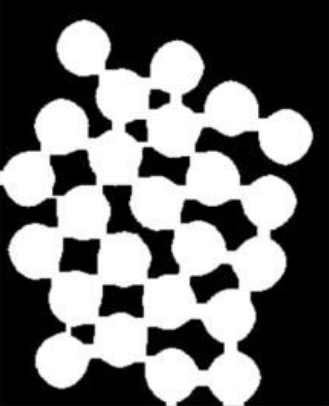
#> input picture images/parts.png, 329 x 406 px
$ python labeler.py
#> lines starting #> are read from the running program, lines starting #| are printed output that depends on the picture; after the words box and inside, x2 and y2 are one past the last pixel; in counts of white or black regions, pixels touching at a corner belong together
import cv2
import numpy as np
import matplotlib.pyplot as plt

class ConnectedComponentLabeler:
    def __init__(self, image):
        self.image = image
        self.image_copy = self.image.copy()
        self.img_width = self.image.shape[0]
        self.img_height = self.image.shape[1]

        self.label_img = np.ones(self.image.shape)
        self.label_count = 0

        self.equavalency_list = list()
        self.id = 0

    def get_neighbour_pixel(self, i, j):

        left_pixel = self.label_img[i-1,j] # left
        top_pixel = self.label_img[i,j-1] # above
        return [left_pixel, top_pixel]

    def perform_labeling(self):

        # first scan
        for row in range(self.img_width):
            for col in range(self.img_height):

                if self.image[row, col] == [0]:
                    self.label_img[row, col] = 0

                else:

                    # get the neighbour pixels
                    neighbour_pixels = self.get_neighbour_pixel(row, col)
                    if neighbour_pixels == [0, 0]:
                        self.label_count += 1
                        self.label_img[row, col] = self.label_count

                    else:

                        if neighbour_pixels[0] == neighbour_pixels[1] or np.min(neighbour_pixels) == 0:
                            self.label_img[row, col] = np.max(neighbour_pixels)

                        else:
                            self.label_img[row, col] = np.min(neighbour_pixels)

                            if self.id == 0:
                                self.equavalency_list.append(neighbour_pixels)
                                self.id += 1
                            else:
                                check_count = 0
                                for k in range(self.id) :
                                    tmp = set(self.equavalency_list[k]).intersection(set(neighbour_pixels))
                                    if len(tmp) != 0 :
                                        self.equavalency_list[k] = set(self.equavalency_list[k]).union(neighbour_pixels)
                                        check_count += 1

                                if check_count == 0:
                                    self.id += 1
                                    self.equavalency_list.append(set(neighbour_pixels))

                    cv2.circle(self.image_copy, (col, row), 1, (255), 1)
                cv2.imshow("Image", self.image_copy)
            if cv2.waitKey(10) == ord('q'):
                break

        # second scan
        for row in range(self.img_width):
            for column in range(self.img_height):
                for x in range(self.id):
                    if (self.label_img[row, column] in self.equavalency_list[x]) and self.label_img[row, column] !=0 :
                        self.label_img[row, column] = min(self.equavalency_list[x])

        for row in range(self.img_width):
            for column in range(self.img_height):
                for x in range(self.id):
                    if (self.label_img[row, column] == min(self.equavalency_list[x])):
                        self.label_img[row, column] = x+1

        cv2.destroyAllWindows()

        return self.label_img, self.id

if __name__ == "__main__":
    coin_image = cv2.imread("images/parts.png", 0) # if error loading image, set path to: images/Q1image.png
#> coin_image is the input picture: shape (406, 329); min 0, max 255, mean 111.7

    # thresholding the image
    _, thresh = cv2.threshold(coin_image, 127, 1, cv2.THRESH_BINARY)
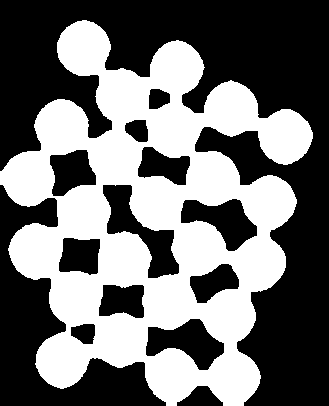
#> thresh: shape (406, 329); values 0 (black) and 1 (white), 43.9% white; 1 white region, box (x1, y1, x2, y2) and area: (0, 20, 313, 406) 58626

    # performing morphological operations
    circular_kernel = np.array([[0, 1, 1, 1, 0],
                                [1, 1, 1, 1, 1],
                                [1, 1, 1, 1, 1],
                                [1, 1, 1, 1, 1],
                                [0, 1, 1, 1, 0]], dtype=np.uint8)

    erode = cv2.erode(thresh, circular_kernel, iterations=5)
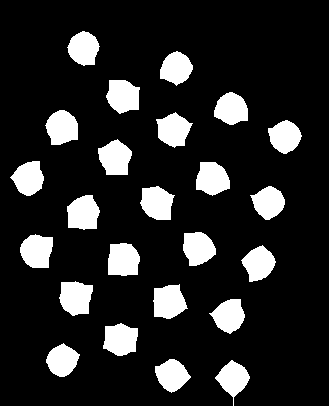
#> erode: shape (406, 329); values 0 (black) and 1 (white), 15.2% white; 24 white regions, largest, box (x1, y1, x2, y2) and area: (59, 281, 93, 316) 909, (108, 243, 140, 276) 907, (153, 284, 188, 319) 901


    img = erode.copy()

    labeler = ConnectedComponentLabeler(img)
    label_img, label_count = labeler.perform_labeling()
#> the loop in perform_labeling, `for row in range(self.img_width):` made 1 pass; (key q is pressed on pass 1)
#> after the loop in perform_labeling, `for row in range(self.img_width):`:
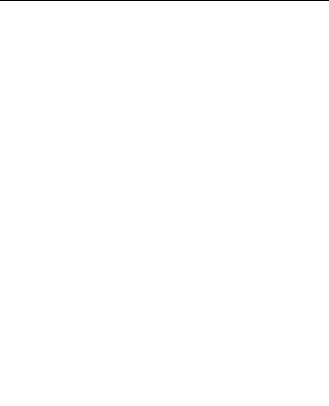
#> self.label_img: shape (406, 329) float64; values 0 (black) and 1 (white), 99.8% white; black in thin lines or dots, all inside (x1, y1, x2, y2) = (0, 0, 329, 1)
#> after the loop in perform_labeling, `for row in range(self.img_width):`: self.equavalency_list = []; self.id = 0
#> label_count = 0
    print("Number of labels", label_count)
#| Number of labels 0

    plt.figure(figsize=(50, 50))
    plt.subplot(2, 2, 1), plt.imshow(coin_image, cmap="gray")
    plt.title("Original Image")
    plt.subplot(2, 2, 2), plt.imshow(img, cmap="gray")
    plt.title("Eroded Image")
    plt.subplot(2, 2, 3), plt.imshow(label_img)
    plt.title("Labeled Image; Number of labels " + str(label_count))
    plt.show()
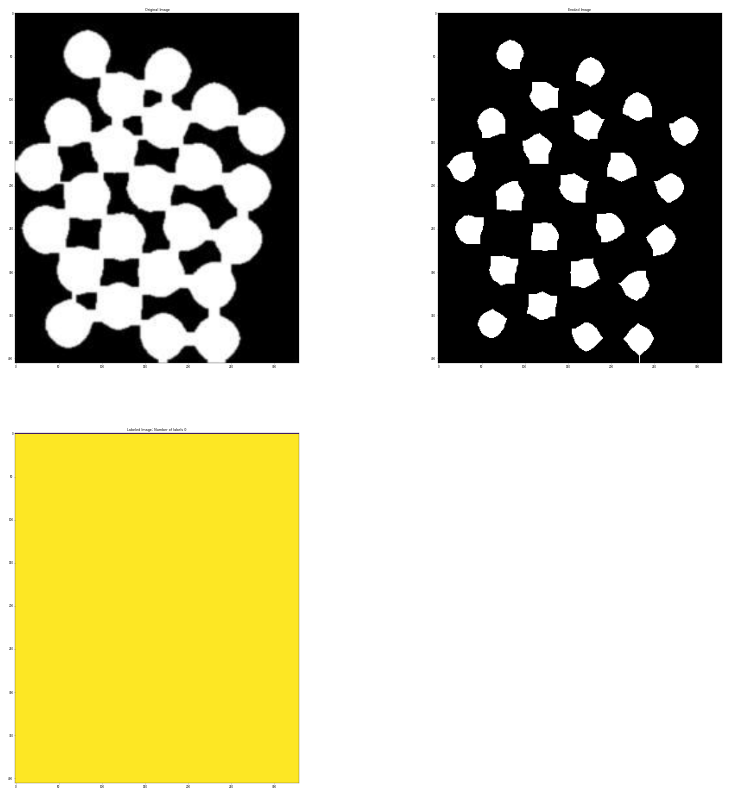
#> figure drawn by matplotlib, 3 panels
